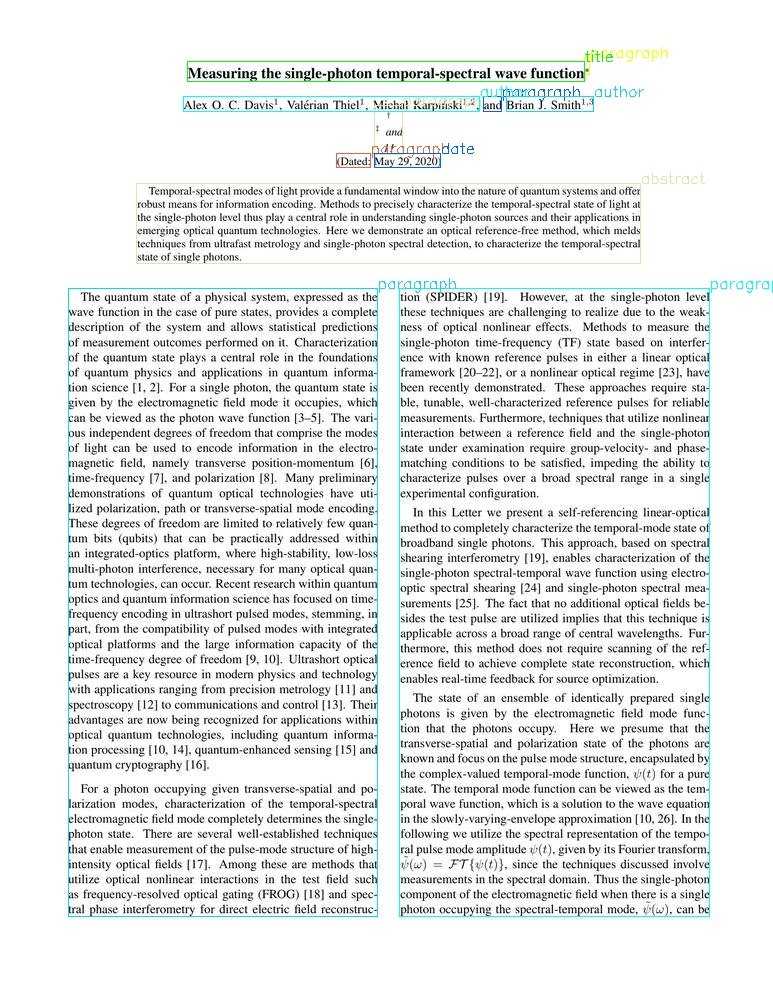
//> input picture code/sample_vis_date/10546.jpg, 773 x 1000 px
$ ./main code/sample_vis_date/10546.jpg   (built with g++ and OpenCV 4)
//> lines starting //> are read from the running program, lines starting //| are printed output that depends on the picture; after the words box and inside, x2 and y2 are one past the last pixel; in counts of white or black regions, pixels touching at a corner belong together
#include <functional>
#include <vector>
#include <map>
#include <string>
#include <opencv2/opencv.hpp>
#include <fstream>
#include <iostream>
#include <string>
#include <vector>
#include <string.h>
#include <dirent.h>
#include <unordered_map>

/**
 * @Process 用于模型预测的bboxes进行后处理
 * 主要通过对图片进行二值化，然后再x,y方向进行投影，根据投影值确定bbox的真实边界
 */
template<typename T>
class Process{
	public:
		typedef  std::map<T, std::pair<T, T> > mdp;
		int findPos(const std::vector<int>& proj, int start, int dir, bool is_x) const;
		typename mdp::const_iterator findBound(const  mdp& bbox_sort,typename mdp::const_iterator start_iter,typename mdp::const_iterator cur_iter, bool is_x, int direction,int len) const;
		std::vector<std::vector<int>> adjustBound(const std::string& filepath, const std::vector<std::vector<T>>& bboxes) ;
		inline void setShift(int x1 = 5,int y1 = 10,int x2 = 2,int y2 = 3,int dis = 0,int threshold = 232,int x_overlap = 0.3,int y_overlap = 0.3);
		inline const std::vector<std::vector<int>>& getRes() const;
		inline const std::unordered_map<std::string,std::vector<std::vector<int>>>& getReses() const;
		Process() = default;
		Process(const std::string&  filepath, std::vector<std::vector<T>>& bboxes);
		Process(const std::unordered_map<std::string,std::vector<std::vector<T>>>&m);
		inline void clearRes();
		inline void setRes(const std::unordered_map<std::string,std::vector<std::vector<int>>>&m);
		inline void setRes(const std::vector<std::vector<int>>&v);
		inline const std::string& getLastFile();
	private:
		int proj_shift_x;
		int proj_shift_y;
		int max_dis;
		int continue_same_pixel_x;
		int continue_same_pixel_y;
		int binary_threshold;
		int x_overlap;
		int y_overlap;
		std::string cur_file_name;
		std::vector<std::vector<int>> res;
		std::unordered_map<std::string,std::vector<std::vector<int>>> reses;
};
/*
* @Process::clearRes 清空当前保存的结果
*/
template<typename T>
// [4 lines left out: function clearRes, not called in this run]
/*
* @Process::setRes 设置一组图片及对应的调整后的bboxes
* @pram m: 需要保存的一组图片以及bboxes
*/
template<typename T>
// [4 lines left out: function setRes, not called in this run]
/*
* @Process::setRes 设置一张图片调整后的bboxes
* @pram v: 需要保存的一张图片的bboxes
*/
template<typename T>
inline void Process<T>::setRes(const std::vector<std::vector<int>>& v){
	res.clear();
	res = v;
}
/*
* @Process::getLastFile 获取最后一张图片的路径
* @return : 最后一张图片的路径
*/
template<typename T>
inline const std::string& Process<T>::getLastFile(){return cur_file_name;}
/*
* @Process::setShift 设置投影时扩张范围以及遇到多少连续相同像素停止
* @parm x1 : 投影时x方向扩张范围
* @parm y1 : 投影时y方向扩张范围
* @parm x2 : x方向遇到多少相同像素停止
* @parm y2 : y方向遇到多少相同像素停止
* @parm dis :对调整后边界的四个方向分别做max_dis扩张，防止由于二值化时导致将前景判断为背景导致的误差
* @parm x_over : x方向上重叠大于该阈值作为限制
* @parm y_over : y方向上重叠大于该阈值作为限制
* @parm threshold : 二值化阈值
*/
template<typename T>
inline void Process<T>::setShift(int x1 ,int y1 ,int x2 ,int y2 ,int dis ,int threshold,int x_over,int y_over){
	proj_shift_x = x1;
	proj_shift_y = y1;
	continue_same_pixel_x = x2;
	continue_same_pixel_y = y2;
	max_dis = dis;
	binary_threshold = threshold;
	x_overlap = x_over;
	y_overlap = y_over;
}
/*
* @Process::Process 构造函数，自动对一张图片的bbox进行调整
* @parm filepath: 图片路径
* @parm bboxes: 调整前边界
*/
template<typename T>
Process<T>::Process(const std::string&  filepath, std::vector<std::vector<T>>& bboxes){
	setShift();
	res = adjustBound(filepath,bboxes);
}
/*
* @Process::Process 构造函数，自动对一组图片的bbox进行调整
* @parm m: 图片路径以及bbox对
*/
template<typename T>
// [6 lines left out: function Process, not called in this run]
/*
* @Process::getReses 返回储存的一组图片-bbox对
* @return : 图片路径以及bbox对
*/
template<typename T>
inline const std::unordered_map<std::string,std::vector<std::vector<int>>>& Process<T>::getReses() const {return reses;}
/*
* @Process::getRes 返回最后一次调整的的bbox
* @return : 最后一次调整的的bbox
*/
template<typename T>
inline const std::vector<std::vector<int>>& Process<T>::getRes() const {return res;}
/*
* @Process::findPos 从start位置找到出现连续相同像素的位置
* @parm proj : x或y方向投影
* @parm start : 开始位置在proj中的索引
* @parm add : 表示扩张的方向
* @parm is_x : 要调整的时x坐标还是y坐标
* @return : 出现连续相同像素的位置
*/
template<typename T>
// [36 lines left out: function findPos, not called in this run]
/*
* @Process::findBound 找到第一个可以限制调整前坐标的坐标
* @parm bbox_sort : 以x或y坐标为key,另外一个方向的两个位置为value的map
* @parm start_iter : 调整前坐标对应的迭代器
* @parm cur_iter : 当前迭代器
* @parm is_x : 要调整的时x坐标还是y坐标
* @parm direction : 迭代器前进方向
* @return : 第一个可作为限制的迭代器
*/
template<typename T>
// [18 lines left out: function findBound, not called in this run]
/*
* @Process::adjustBount 根据投影信息调整预测框的边界
* @parm filepath : 图片路径
* @parm bboxes : 调整前bboxes
* @return : 调整后bboxes
*/
template<typename T>
std::vector<std::vector<int>> Process<T>::adjustBound(const std::string& filepath, const std::vector<std::vector<T>>& bboxes ){
	//RGB转灰度图
	cv::Mat img = cv::imread(filepath,1);
	cur_file_name = filepath;
	int img_h = img.rows;
	int img_w = img.cols;
	int n = bboxes.size();
	cv::Mat gray_img(img_h, img_w, CV_8UC1);
	cv::cvtColor(img, gray_img, cv::COLOR_BGR2GRAY);
	cv::Mat binary_img(img_h, img_w, CV_8UC1);
	cv::threshold(gray_img, binary_img, 230, 255, cv::THRESH_BINARY);
	//二值化，黑色为1，白色为0
	for (int row = 0; row < img_h; row++) {
		unsigned char* data = binary_img.ptr<unsigned char>(row);
		for (int col = 0; col < img_w; col++) {
			data[col] = data[col] == 0 ? 1 : 0;
		}
	}
	//x，y方向上所有的坐标以及另外方向的两个坐标
	mdp x_sort;
	mdp y_sort;
	for (const std::vector<T>& b : bboxes) {
		x_sort[b[0]] = std::make_pair(b[1], b[3]);
		x_sort[b[2]] = std::make_pair(b[1], b[3]);
		y_sort[b[1]] = std::make_pair(b[0], b[2]);
		y_sort[b[3]] = std::make_pair(b[0], b[2]);
	}
	//结果
	std::vector<std::vector<int>> new_bboxes;
	for (const std::vector<T>& b : bboxes) {
		int hs, he, ws, we;
		//其他类型转int
		std::vector<int> d2i(b.begin(),b.end());
		new_bboxes.emplace_back(std::move(d2i));
		std::vector<int>& b_int = new_bboxes.back();
		//投影区域范围
		hs = std::max(0,  b_int[1]- proj_shift_x - 1);
		he = std::min(b_int[3]+ proj_shift_x - 1,  img_h- 1);
		ws = std::max(0, b_int[0] -proj_shift_y - 1);
		we = std::min(b_int[2] + proj_shift_y - 1, img_w - 1);

		//进行投影，若为1则该方向上有前景，直接返回
		std::vector<int> ww(we - ws + 1,0);
		std::vector<int> hh(he - hs + 1,0);


		//lambad 表达式，用于对边界进行限制，逻辑较简单，但重复度高，下面以对左上角x坐标（dir=-1,is_x=1）做限制为例子
		std::function<void(const  mdp& ,int ,int ,int ,int)> limitBound = [&](const mdp& m ,int val,int is_x ,int dir,int idx)->void{
			typename mdp::const_iterator cur_iter = m.begin();
			int len = is_x ? we - ws : he - hs;
			if(dir == -1){
				//利用map有序性找到val所在迭代器
				cur_iter = m.lower_bound(val);
				//其上方无其他检测框，直接返回
				if(cur_iter == m.begin()){
					return;
				}
				//查找第一个可作为其上边界限制的迭代器
				cur_iter = findBound(m,cur_iter,--cur_iter,is_x,dir,len);
				//没有找到限制
				if(cur_iter == m.end()){
					//进行适当上移
					b_int[idx] += dir * max_dis;
					return;
				}
				else{
					//如果当前x小于找到的限制，则应将其限制在其之下
					if(b_int[idx] < static_cast<int>(cur_iter->first)){
						b_int[idx] = cur_iter->first;
						b_int[idx] -= dir * max_dis;
					}
					else{
						//适当上移
						b_int[idx] += dir * max_dis;
					}

				}
			}
			else{
				cur_iter = m.upper_bound(val);
				if(cur_iter == m.end()){
					return;
				}
				cur_iter = findBound(m,cur_iter,cur_iter,is_x,dir,len);
				if(cur_iter == m.end()){
					b_int[idx] += dir * max_dis;
					return;
				}
				else{
					if(b_int[idx] > static_cast<int>(cur_iter->first)){
						b_int[idx] = cur_iter->first;
						b_int[idx] -= dir * max_dis;
					}
					else{
						b_int[idx] += dir * max_dis;
					}

				}
			}

		};
		//调整每个坐标
		std::function<void(bool)> adjustEachPoint = [&](bool is_x)->void{
			int xl = !is_x ? b_int[0] : ws;
			int w = !is_x ? b_int[2] - b_int[0]  : we - ws ;
			int yl = is_x ? b_int[1] : hs;
			int h = is_x ? b_int[3] - b_int[1] : he - hs ;
			cv::Mat select_roi = binary_img(cv::Rect(xl, yl,w, h));
			std::vector<int> &proj = is_x ? ww : hh;
			//投影
			if(!is_x){
				for (int row = 0; row < select_roi.rows ; row++) {
					for (int col = 0; col < select_roi.cols; col++) {
						if (select_roi.at<unsigned char>(row, col) == 1) {
							proj[row] = 1;
							break;
						}
					}
				}
			}
			else{
				for (int col = 0; col < select_roi.cols ; col++) {
					for (int row = 0; row < select_roi.rows; row++) {
						if (select_roi.at<unsigned char>(row, col) == 1) {
							proj[col] = 1;
							break;
						}
					}
				}
			}
			int& xy1 = is_x ? b_int[0] : b_int[1];
			int& xy2 = is_x ? b_int[2] : b_int[3];
			int s = is_x ? ws : hs;
			int p = findPos(proj, xy1 - s, -1, is_x);
			xy1 = p + s;
			p = findPos(proj,xy2 - s, 1, is_x);
			xy2 = p + s;
			mdp& m = is_x ? x_sort : y_sort;
			int xy3 = is_x ? b[0] : b[1];
			int xy4 = is_x ? b[2] : b[3];
			int idx1 = is_x ? 0 : 1;
			int idx2 = is_x ? 2 : 3;
			//边界限制
			limitBound(m,xy3,is_x,-1,idx1);
			limitBound(m,xy4,is_x,1,idx2);
		};
		adjustEachPoint(0);
		adjustEachPoint(1);
		// [10 lines of commented-out code are left out]
		}

	//储存结果并返回
	setRes(new_bboxes);
	return new_bboxes;
}

/*
* @Process::getFiles 获取当前文件下所有.jpg文件储存到files中
* @parm path : 目录
* @parm files : 储存jpg路径
*/
// [23 lines left out: function getFiles, not called in this run]
/*
* @Process::test 测试后处理效果,目录下需要有jpg以及调整前bbox的txt,txt名字与jpg相同,之后会在同一目录下生成调整后txt
*txt 内容为：
n bbox数量
x y x y
......
x y x y
* @parm filename : 目录或文件名
*/
void test(const std::string filename){
//> called with filename = "code/sample_vis_date/10546.jpg"
	DIR *dirptr = opendir(filename.c_str());
	if(dirptr == nullptr){ //filename 是文件名
		std::ofstream out_f;
		std::ifstream in_f;
		in_f.open(filename);
		std::string s;
		int n;
		in_f >> n;
		std::vector<std::vector<double>> bboxes(n,std::vector<double>(4,0));
		int i = 0;
		//读取bbox并储存到bboxes中
		while(i != n){
			in_f >> bboxes[i][0] >> bboxes[i][1] >> bboxes[i][2] >> bboxes[i][3];
			i++;
		}
		const std::string img_path = filename.substr(0,filename.size()-3)+"jpg";
		//后处理
		Process<double> p(img_path,bboxes);
//> in adjustBound, img is the input picture: 1000 rows x 773 cols, CV_8UC3; mean B, G, R 232.4, 232.7, 231.2
//> in adjustBound, `cv::cvtColor(img, gray_img, cv::COLOR_BGR2GRAY);`:
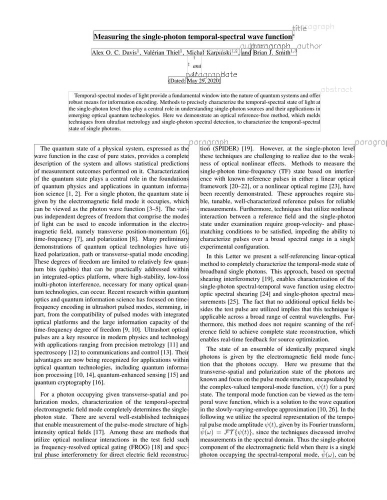
//> gray_img: 1000 rows x 773 cols, CV_8UC1 (shown at 1/2 size); min 0, max 255, mean 232.2
//> in adjustBound, `cv::threshold(gray_img, binary_img, 230, 255, cv::THRESH_BINARY);`:
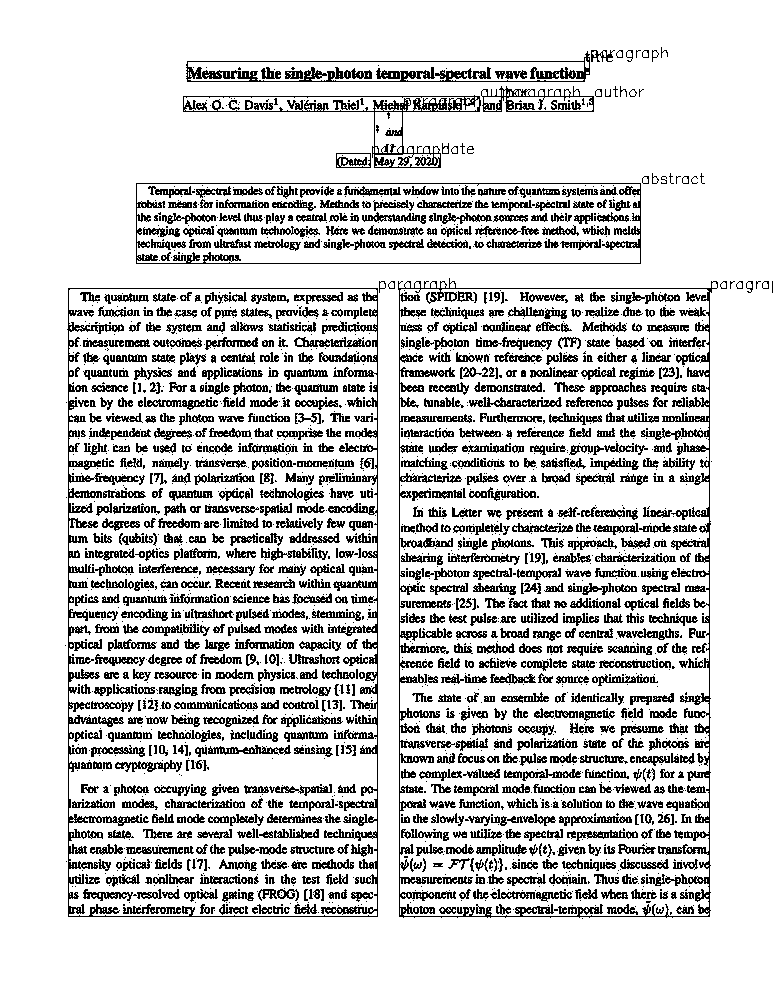
//> binary_img: 1000 rows x 773 cols, CV_8UC1; 82.2% white; black in thin lines or dots, all inside (x1, y1, x2, y2) = (65, 47, 773, 919)
//> after the loop in adjustBound, `for (const std::vector<T>& b : bboxes)`: new_bboxes = 0 items
		const std::string out_path = filename.substr(0,filename.size()-4)+"adj.txt";
		out_f.open(out_path);
		out_f << n <<'\n';
		//获取后处理结果并写入out_f
		for(const std::vector<int>&v : p.getRes()){
			out_f << v[0] << " " << v[1] << " " << v[2] << " "<< v[3] << " "<<'\n';
		}
	}
	else{//是目录
		std::vector<std::string> all_files;
		getFiles(filename,all_files);//获取目录下jpg文件
		std::unordered_map<std::string,std::vector<std::vector<double>>> inputs;
		//读取每个图片的bbox
		for(std::string& f : all_files){
			std::ifstream in_f;
			in_f.open(f.substr(0,f.size()-3)+"txt");
			std::string s;
			int n;
			in_f >> n;
			std::vector<std::vector<double>> bbox(n,std::vector<double>(4,0));
			int i = 0;
			while(i != n){

				in_f >> bbox[i][0] >> bbox[i][1] >> bbox[i][2] >> bbox[i][3];
				i++;
			}
			inputs[f] = std::move(bbox);
		}
		//后处理
		Process<double> p(inputs);
		//获取后处理结果
		std::unordered_map<std::string,std::vector<std::vector<int>>> reses= p.getReses();
		//后处理结果写入txt
		for(auto&p : reses){
			std::ofstream out_f;
			std::string f = p.first;
			const std::string out_path = f.substr(0,f.size()-4)+"adj.txt";
			out_f.open(out_path);
			int n = p.second.size();
			out_f << n <<'\n';
			for(const std::vector<int>&v : p.second){
				out_f << v[0] << " " << v[1] << " " << v[2] << " "<< v[3] << " "<<'\n';
			}
		}

	}
}

int main(int argc,char* argv[]){
	test(argv[1]);
	return 0;
}

$ run again, on code/sample_vis_date/12343.jpg
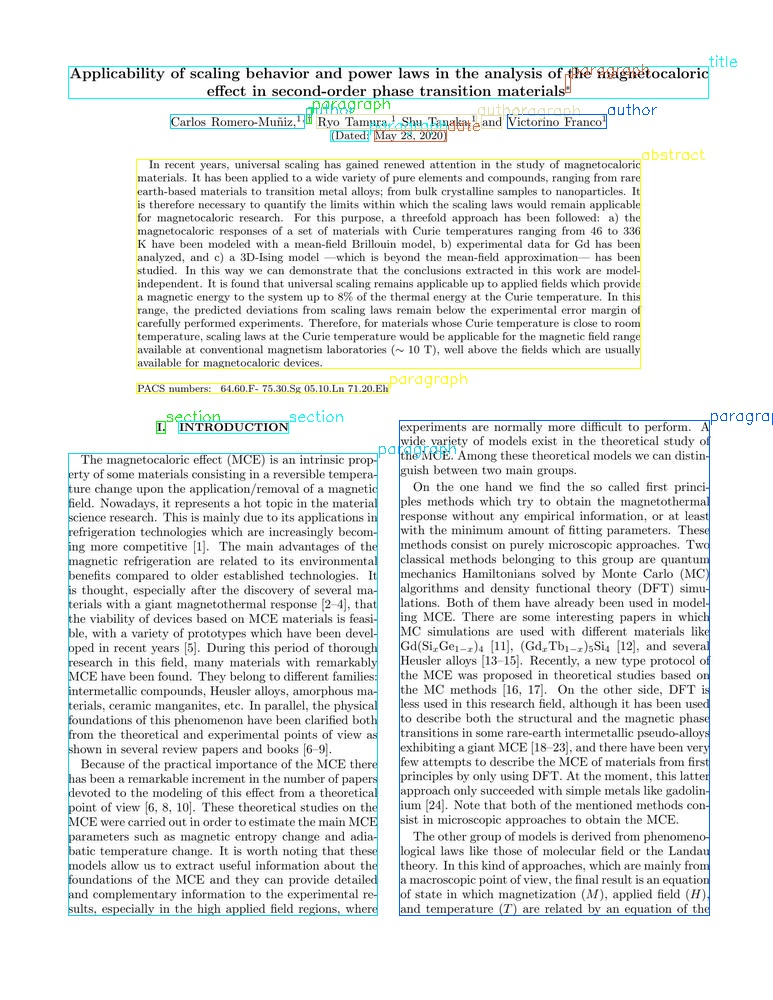
//> input picture code/sample_vis_date/12343.jpg, 773 x 1000 px
//> in adjustBound, img is the input picture: 1000 rows x 773 cols, CV_8UC3; mean B, G, R 234.8, 235.5, 234.1
//> in adjustBound, `cv::cvtColor(img, gray_img, cv::COLOR_BGR2GRAY);`:
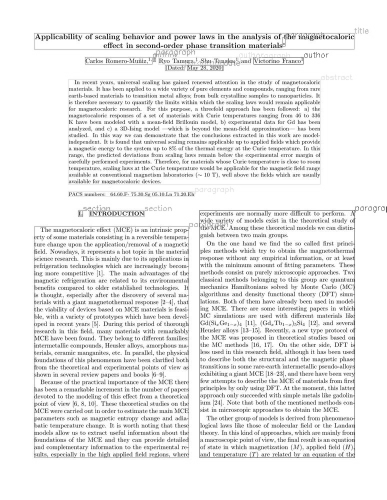
//> gray_img: 1000 rows x 773 cols, CV_8UC1 (shown at 1/2 size); min 0, max 255, mean 235
//> in adjustBound, `cv::threshold(gray_img, binary_img, 230, 255, cv::THRESH_BINARY);`:
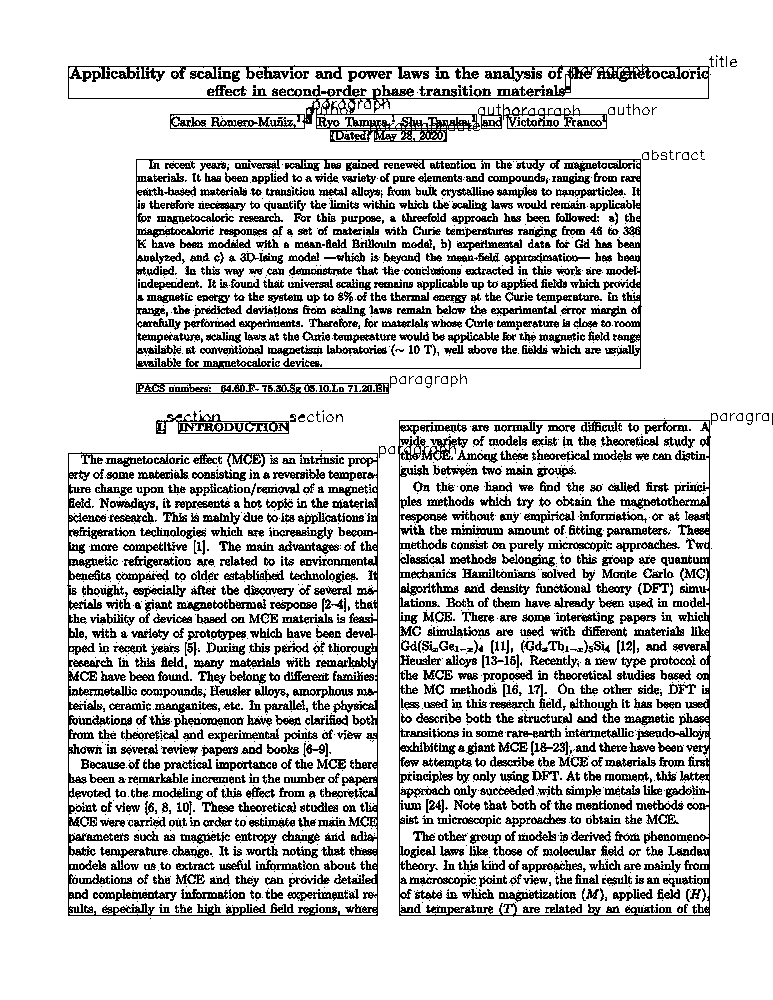
//> binary_img: 1000 rows x 773 cols, CV_8UC1; 82.4% white; black in thin lines or dots, all inside (x1, y1, x2, y2) = (67, 55, 773, 919)
//> after the loop in adjustBound, `for (const std::vector<T>& b : bboxes)`: new_bboxes = 0 items

$ run again, on code/sample_vis_date/13926.jpg
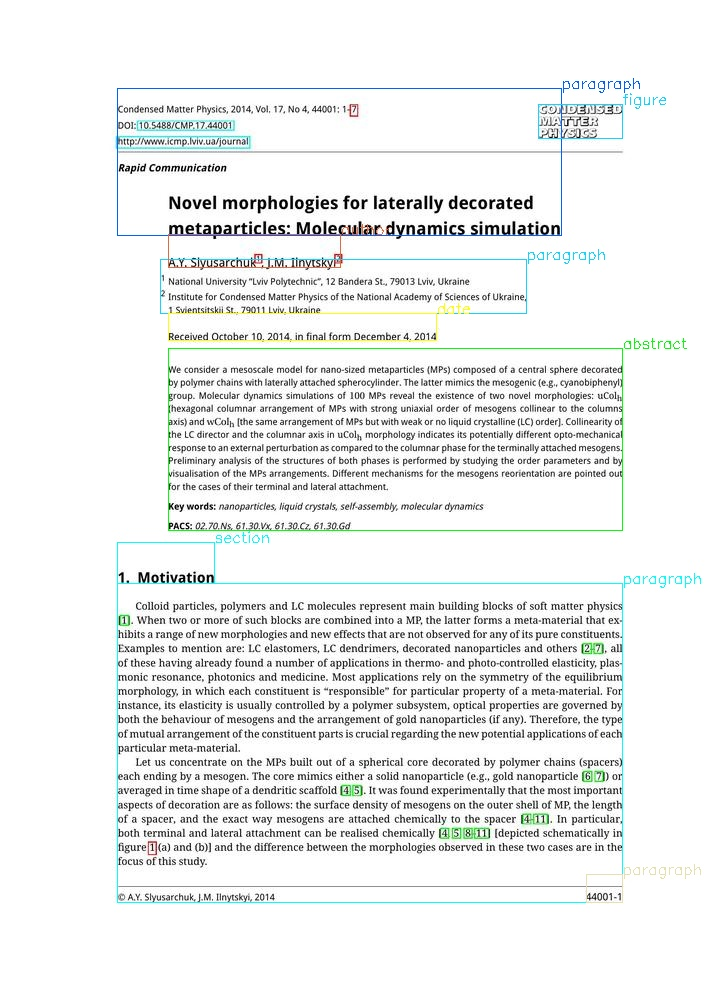
//> input picture code/sample_vis_date/13926.jpg, 707 x 1000 px
//> in adjustBound, img is the input picture: 1000 rows x 707 cols, CV_8UC3; mean B, G, R 239.1, 239.8, 238
//> in adjustBound, `cv::cvtColor(img, gray_img, cv::COLOR_BGR2GRAY);`:
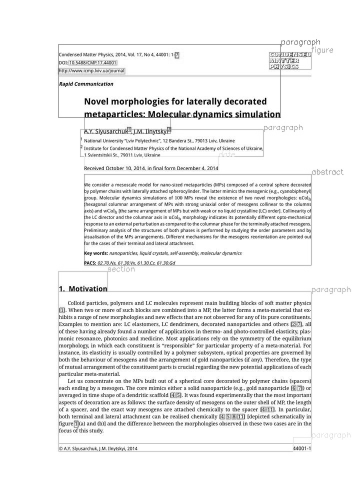
//> gray_img: 1000 rows x 707 cols, CV_8UC1 (shown at 1/2 size); min 0, max 255, mean 239.2
//> in adjustBound, `cv::threshold(gray_img, binary_img, 230, 255, cv::THRESH_BINARY);`:
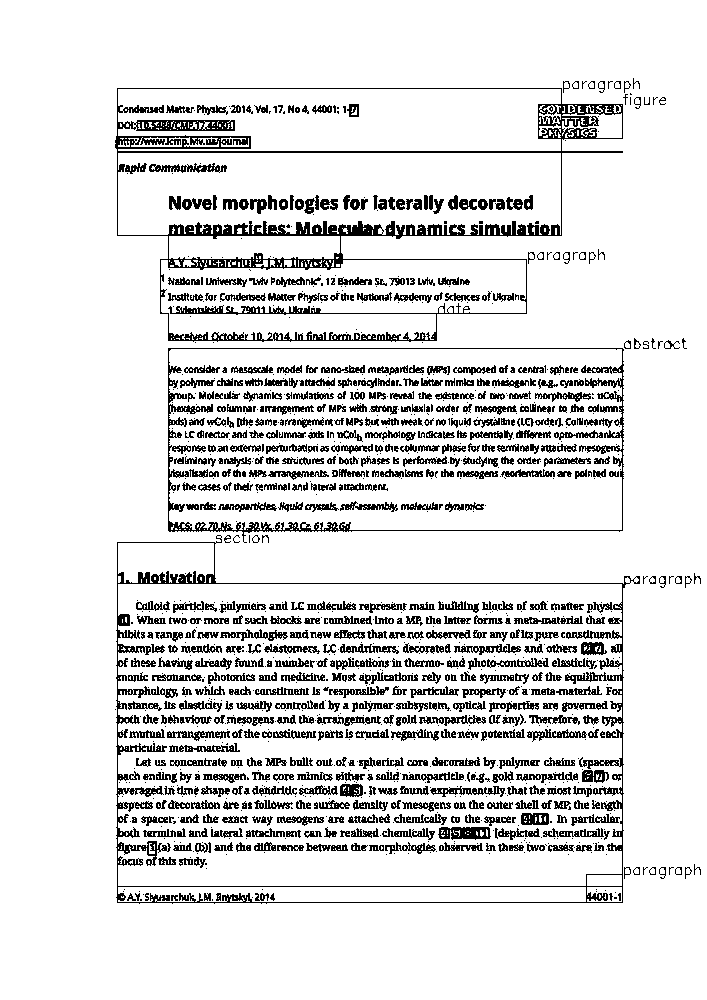
//> binary_img: 1000 rows x 707 cols, CV_8UC1; 87.8% white; black in thin lines or dots, all inside (x1, y1, x2, y2) = (115, 78, 701, 904)
//> after the loop in adjustBound, `for (const std::vector<T>& b : bboxes)`: new_bboxes = 0 items
